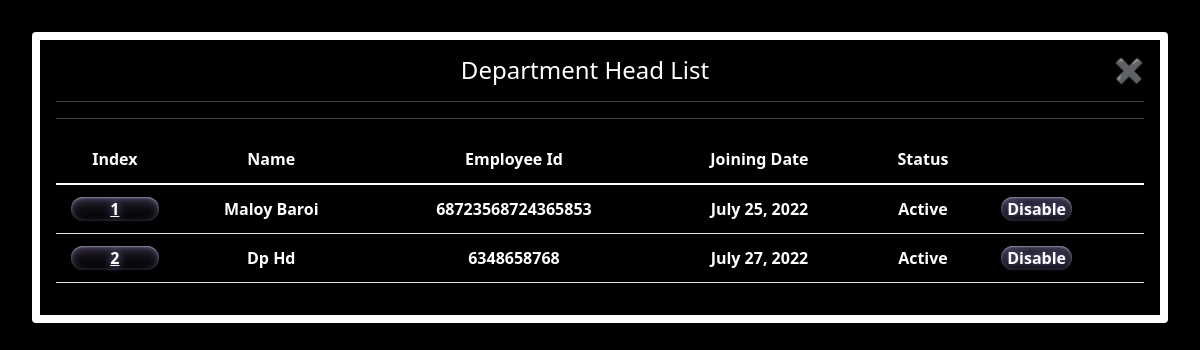
/all-hods/ (signed in), run on the app's committed database.
### App_login/models.py (models this page shows, shortened)
class HeadOfDepartmentModel(models.Model):
    user = models.ForeignKey(User, on_delete=models.CASCADE, related_name='hod')
    phone_number = models.CharField(validators=[phone_regex], verbose_name=_("Phone Number"), max_length=17,
                                    blank=False, null=False)
    gender = models.CharField(choices=gender_choice, max_length=15)
    nid = models.CharField(max_length=50, unique=True, blank=False, null=False)
    employee_id = models.CharField(max_length=50, unique=True)
    designation = models.CharField(default='Head of Department', max_length=150)
    address = models.CharField(max_length=250, blank=False, null=False)
    profile_picture = models.ImageField(upload_to='hod_picture', blank=False, null=False)
    joining_date = models.DateField(auto_now=True)
    status = models.BooleanField(default=True)

### App_main/views.py (the view)
# urls.py: path('all-hods/', views.all_hods, name='all-hods'),
@login_required(login_url='App_login:login')
@user_passes_test(is_hod)
def all_hods(request):
    hods = HeadOfDepartmentModel.objects.all()
    content = {
        'hods': hods,
    }
    return render(request, 'hod/all_hods.html', context=content)

### App_main/views.py (called while the page is built)
def is_hod(user):
    return user.groups.filter(name='HOD').exists()

### templates/hod/all_hods.html (shortened to what this page needs)
{% load static %}
<!DOCTYPE html>
<html lang="en">
<head>
    <link href="https://cdn.jsdelivr.net/npm/bootstrap@5.1.3/dist/css/bootstrap.min.css" rel="stylesheet"
>
    <link rel="stylesheet" href="https://cdnjs.cloudflare.com/ajax/libs/font-awesome/4.7.0/css/font-awesome.min.css">
</head>
<body>
<div class="container-fluid">
    <div class="card">
        <div class="card-body">
            <h4 class="card-title text-center">Department Head List<span><a href="{% url 'App_main:hod-dashboard' %}"
                                                                            style="float: right; text-decoration: none; color: #666B7AFF">✖</a></span>
            </h4>
            <hr style="color: #ffffff;">
            <hr style="color: #ffffff;">
            <table class="table" style="color: #ffffff; height: fit-content; width: 100%">
                <thead class="thead-dark">
                <tr>
                    <th>Index</th>
                    <th>Name</th>
                    <th>Employee Id</th>
                    <th>Joining Date</th>
                    <th>Status</th>
                </tr>
                </thead>
                <tbody>
                {% for hod in hods %}
                    <tr>
                    <td data-label="Index"><a data-bs-toggle="modal"
                                                  data-bs-target="#Modal_{{ hod.id }}"
                                                  class="neon__button_for_disable" style="width: 100%">{{ forloop.counter }}</a></td>
                        <td data-label="Name">{{ hod.user.first_name }} {{ hod.user.last_name }}</td>
                        <td data-label="Employee Id">{{ hod.employee_id }}</td>
                        <td data-label="Joining Date">{{ hod.joining_date }}</td>
                        {% if hod.status %}
                            <td data-label="Status">Active</td>
                            <td data-label="Action"><a class="neon__button_for_disable"
                                                       style="text-decoration: none; color: white"
                                                       href="{% url 'App_main:disable-hod' pk=hod.id %}">Disable</a>
                            </td>
                        {% else %}
                            <td data-label="Status">Disabled</td>
                            <td data-label="Action"><a class="neon__button_for_disable"
                                                       style="text-decoration: none; color: white"
                                                       href="{% url 'App_main:activate-hod' pk=hod.id %}">Activate</a>
                            </td>
                        {% endif %}
                    </tr>
                {% endfor %}
                </tbody>
            </table>
        </div>
    </div>
</div>
</body>
</html>

### templates/hod/all_hods.html (style rules this page uses)
* { box-sizing: border-box; }

### data on the page
HeadOfDepartmentModel: user.first_name "Maloy", user.last_name "Baroi", employee_id "68723568724365853", joining_date "July 25, 2022", status "Active"
HeadOfDepartmentModel: user.first_name "Dp", user.last_name "Hd", employee_id "6348658768", joining_date "July 27, 2022", status "Active"
